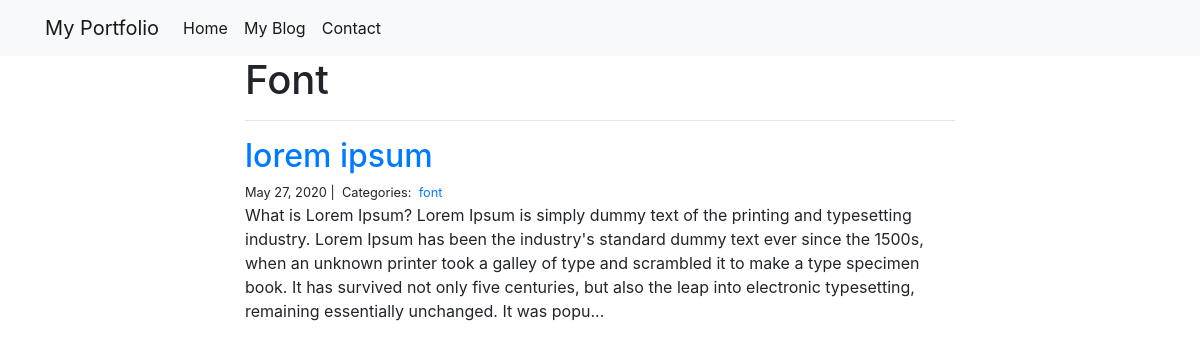
Page /blog/font/ on the committed database.
### blog/models.py (models this page shows)
class Category(models.Model):
    name = models.CharField(max_length=20)

class Post(models.Model):
    title = models.CharField(max_length=255)
    body = models.TextField()
    created_on = models.DateTimeField(auto_now_add=True)
    last_modified = models.DateTimeField(auto_now=True)
    categories = models.ManyToManyField("Category", related_name="posts")

### blog/views.py (the view)
# urls.py: path("<category>/", views.blog_category, name="blog_category"),
def blog_category(request, category):
    posts = Post.objects.filter(categories__name__contains=category).order_by(
        "-created_on"
    )
    context = {"category": category, "posts": posts}
    return render(request, "blog_category.html", context)

### blog/templates/blog_category.html
{% extends "base.html" %} {% block page_content %}
<div class="col-md-8 offset-md-2">
    <h1>{{ category | title }}</h1>
    <hr> {% for post in posts %}
    <h2><a href="{% url 'contact_detail' post.pk%}">{{ post.title }}</a></h2>
    <small>
            {{ post.created_on.date }} |&nbsp;
            Categories:&nbsp;
            {% for category in post.categories.all %}
            <a href="{% url 'contact_category' category.name %}">
                {{ category.name }}
            </a>&nbsp;
            {% endfor %}
        </small>
    <p>{{ post.body | slice:":400" }}...</p>
    {% endfor %}
</div>
{% endblock %}

### personal_portfolio/templates/base.html (shortened to what this page needs)
<link rel="stylesheet" href="https://stackpath.bootstrapcdn.com/bootstrap/4.1.3/css/bootstrap.min.css">
<nav class="navbar navbar-expand-lg navbar-light bg-light">
    <div class="container">
        <a class="navbar-brand" href="{% url 'project_index' %}">My Portfolio</a>
        <div class="collapse navbar-collapse" id="navbarSupportedContent">
          <ul class="navbar-nav mr-auto">
            <li class="nav-item active">
              <a class="nav-link" href="{% url 'project_index' %}">Home</a>
            </li>
            <li class="nav-item active">
              <a class="nav-link" href="{% url 'blog_index' %}">My Blog</a>
            </li>
	    <li class="nav-item active">
              <a class="nav-link" href="{% url 'blog_index' %}">Contact</a>
            </li>
          </ul>
        </div>
    </div>
</nav>
<div class="container">
    {% block page_content %}{% endblock %}
</div>

### rows in the picture
Category: name "Font", name "font"
Post: title "lorem ipsum", created_on "May 27, 2020", body "What is Lorem Ipsum? Lorem Ipsum is simply dummy text of the printing and typesetting industry. Lorem Ipsum has been the industry's standard dummy text ever since the 1500s, when an unknown printer took a galley of type and scrambled it to make a type specimen book. It has survived not only five centuries, but also the leap into electronic typesetting, remaining essentially unchanged. It was popu"
